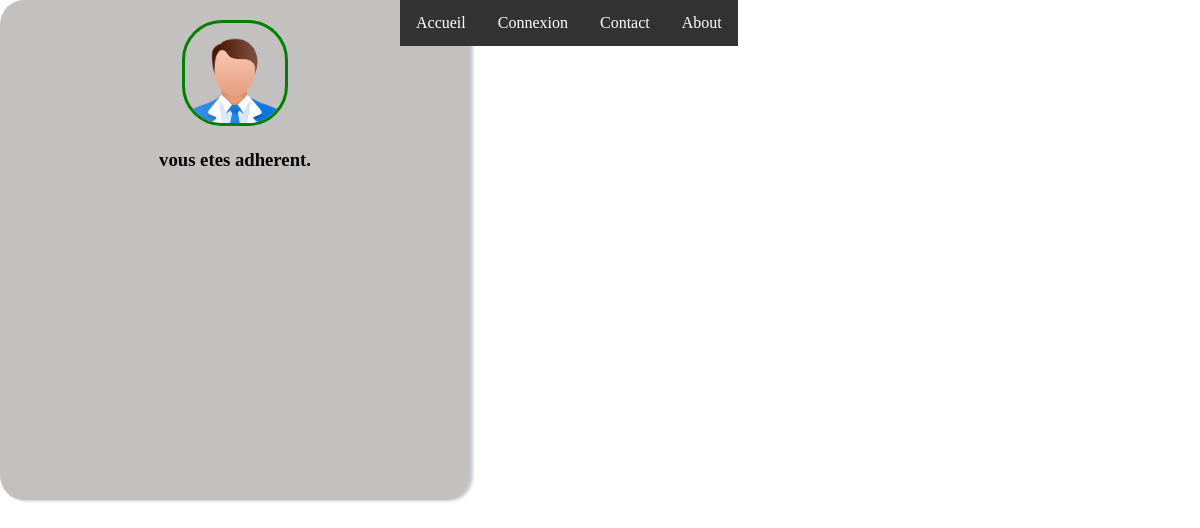
The app's page /profil.php?mail=jeffadherent@jeff.com, older data.
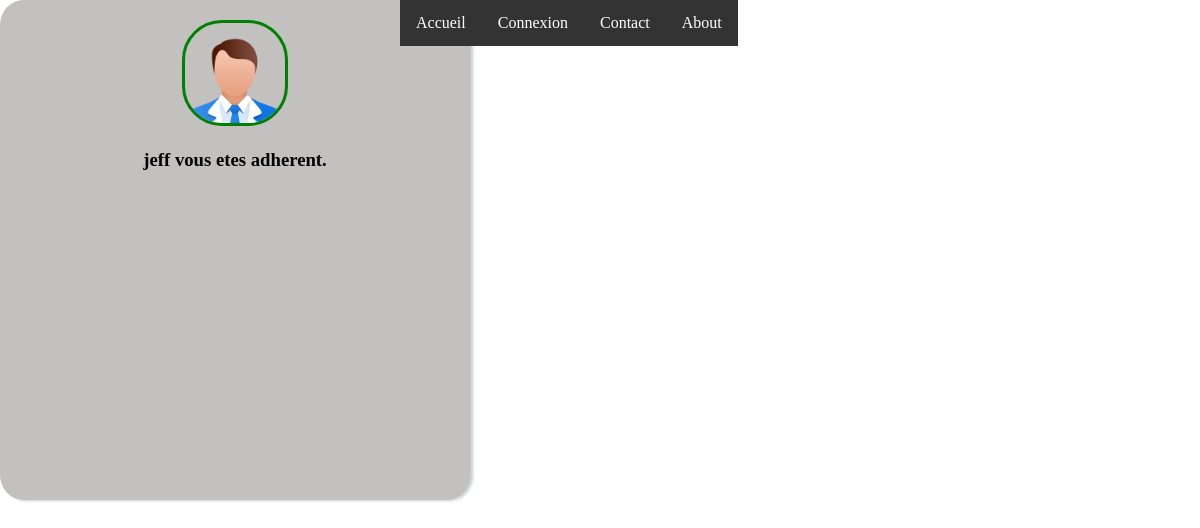
The same page, newer data.
### tables this page shows
CREATE TABLE utilisateur(
        email_util     Varchar (50) NOT NULL ,
        password_util  Varchar (255) NOT NULL ,
        nom_util       Varchar (50) NOT NULL ,
        prenom_util    Varchar (50) NOT NULL ,
        statut_util    Varchar (1) NOT NULL ,
        matricule_cont Varchar (10) NOT NULL ,
        id_type_util   Int NOT NULL
	,CONSTRAINT utilisateur_PK PRIMARY KEY (email_util)

	,CONSTRAINT utilisateur_type_utilisateur_FK FOREIGN KEY (id_type_util) REFERENCES type_utilisateur(id_type_util)
);

### profil.php (the view, shortened to what this page needs)
<?php
include 'connexion_dbh.php';
if(isset($_GET['mail'])){
$mail = $_GET['mail'];
$req_user = $dbh->prepare("SELECT * FROM utilisateur WHERE email_util = ?");
$req_user->execute(array($mail));
$resultat = $req_user->fetch();
}else{
header("location: index");
}
?>
<!DOCTYPE html>
<html lang="fr">
<head>
    <link rel="stylesheet" href="css/styles.css" type="text/css" />
</head>
<header>
<div class="menu">
<ul>
<li><a href="index">Accueil</a></li>
<?php if(!isset($_SESSION['email_util'])) { ?>
<li><a  href="connexion">Connexion</a></li>
<?php }else{ ?>
<li><a href="deconnexion">Deconnexion</a></li>
<?php } ?>
<li><a href="#contact">Contact</a></li>
<li><a  href="#about">About</a></li>
</ul>
</div>
</header>
<body class="profil">
<div class="profil">
<div class="container">
<center>
<img class="avatar" src="images/avatar-icon.png" alt="avatar-icon" >
<?php if($resultat['id_type_util'] == 1){ ?>
<h3><?php echo $resultat['prenom_util'] ?> vous etes admin.</h3>
<?php }elseif($resultat['id_type_util'] == 2){ ?>
<h3><?php echo $resultat['prenom_util'] ?> vous etes controleur.</h3>
<?php }else{ ?>
<h3><?php echo $resultat['prenom_util'] ?> vous etes adherent.</h3>
<?php } ?>
</center>
</div>
</div>
</body>
</html>

### css/styles.css (style rules this page uses)
body { margin:0; }
.menu { margin: 0 auto; width: 400px; }
a:link { text-decoration: none; }
ul { list-style-type: none; margin: 0; padding: 0; overflow: hidden; background-color: #333; position: fixed; top: 0; }
li { float: left; }
li a { display: block; color: white; text-align: center; padding: 14px 16px; text-decoration: none; }
.container { padding: 20px; background: #c3c0c0; box-shadow: 3px 1px 3px #c8cdd1; -webkit-border-radius: 5%!important; -moz-border-radius: 5%!important; border-radius: 5%!important; min-height: 460px; width: 430px; }
img.avatar { border:3px solid green; border-radius: 40px; width:100px }

Row changes from the older to the newer data that the page shows:
added utilisateur: prenom_util "jeff"
